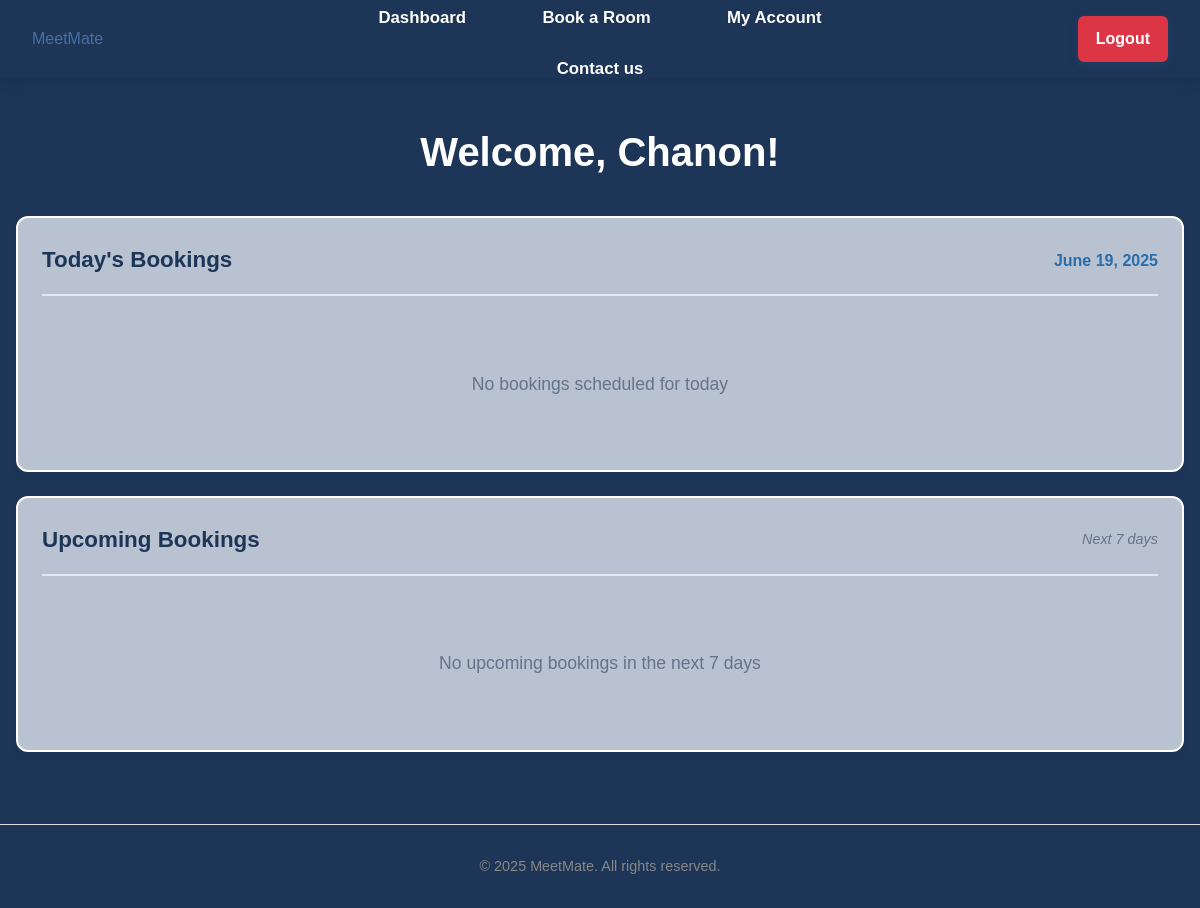
/dashboard (signed in), run on an earlier commit of the app's database.
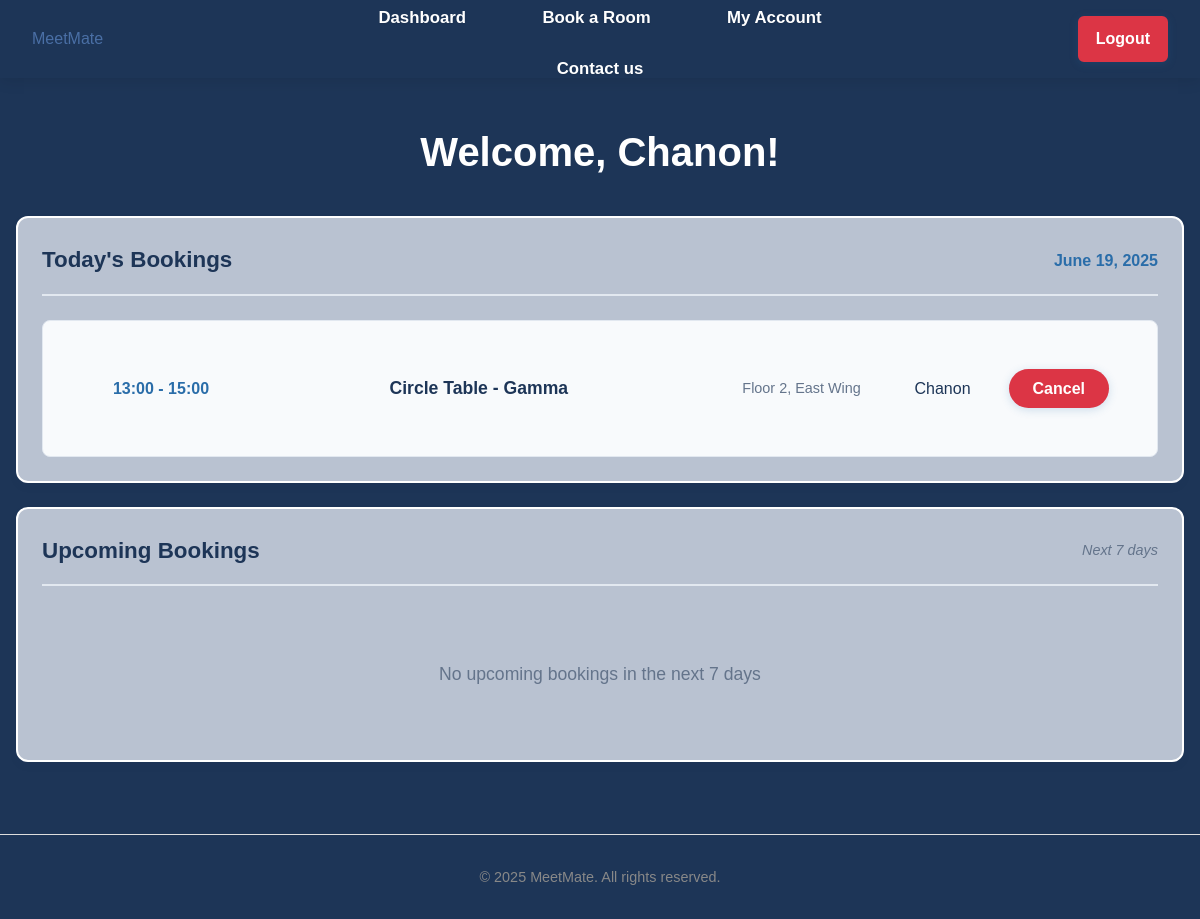
And on a later commit of the database.
### tables this page shows
CREATE TABLE bookings (
                id INTEGER PRIMARY KEY AUTOINCREMENT,
                user_id INTEGER NOT NULL,
                room_id INTEGER NOT NULL,
                date TEXT NOT NULL,
                time_start TEXT NOT NULL,
                time_end TEXT NOT NULL,
                booking_admin_id INTEGER,
                notes TEXT,
                FOREIGN KEY (user_id) REFERENCES users (id),
                FOREIGN KEY (room_id) REFERENCES rooms (id),
                FOREIGN KEY (booking_admin_id) REFERENCES users (id)
            );

CREATE TABLE rooms (
                id INTEGER PRIMARY KEY AUTOINCREMENT,
                name TEXT NOT NULL,
                location TEXT NOT NULL,
                capacity INTEGER NOT NULL,
                room_type TEXT DEFAULT 'conference'
            );

### app.py (the view)
@app.route('/dashboard')
@login_required
def dashboard():
    connection = get_database_connection()
    cursor = connection.cursor()
    user_id = session['user_id']
    now = datetime.now()
    current_date = now.date()
    current_time = now.time()
    today_bookings = []
    upcoming_bookings = []
    today_date = ''
    user_today_bookings = []
    user_upcoming_bookings = []
    if session.get('role') == 'admin':
        from datetime import date, timedelta
        today = date.today()
        today_str = today.strftime('%Y-%m-%d')
        today_date = today.strftime('%B %d, %Y')
        tomorrow = today + timedelta(days=1)
        next_week = today + timedelta(days=7)
        tomorrow_str = tomorrow.strftime('%Y-%m-%d')
        next_week_str = next_week.strftime('%Y-%m-%d')
        cursor.execute('''
            SELECT
                b.id,
                b.date,
                b.time_start,
                b.time_end,
                b.notes,
                u.username,
                r.name as room_name,
                admin.username as admin_name
            FROM bookings b
            JOIN users u ON b.user_id = u.id
            JOIN rooms r ON b.room_id = r.id
            LEFT JOIN users admin ON b.booking_admin_id = admin.id
            WHERE b.date = ?
            ORDER BY b.time_start
        ''', (today_str,))
        for row in cursor.fetchall():
            booking = dict(row)
            if booking['admin_name']:
                booking['booked_by'] = f"Admin: {booking['admin_name']}"
            else:
                booking['booked_by'] = "Self"
            booking_date = date.fromisoformat(booking['date'])
            booking_start_time = time.fromisoformat(booking['time_start'] + ':00' if len(booking['time_start']) == 5 else booking['time_start'])
            if booking_date == current_date:
                booking['can_cancel'] = current_time < booking_start_time
                booking['status'] = 'Complete' if current_time >= booking_start_time else None
            else:
                booking['can_cancel'] = True
                booking['status'] = None
            today_bookings.append(booking)
        cursor.execute('''
            SELECT
                b.id,
                b.date,
                b.time_start,
                b.time_end,
                b.notes,
                u.username,
                r.name as room_name,
                admin.username as admin_name
            FROM bookings b
            JOIN users u ON b.user_id = u.id
            JOIN rooms r ON b.room_id = r.id
            LEFT JOIN users admin ON b.booking_admin_id = admin.id
            WHERE b.date >= ? AND b.date <= ?
            ORDER BY b.date, b.time_start
            LIMIT 10
        ''', (tomorrow_str, next_week_str))
        for row in cursor.fetchall():
            booking = dict(row)
            if booking['admin_name']:
                booking['booked_by'] = f"Admin: {booking['admin_name']}"
            else:
                booking['booked_by'] = "Self"
            booking_date = date.fromisoformat(booking['date'])
            booking['formatted_date'] = booking_date.strftime('%a, %b %d')
            booking['can_cancel'] = True
            booking['status'] = None
            upcoming_bookings.append(booking)
    else:
        from datetime import date, timedelta
        today = date.today()
        today_str = today.strftime('%Y-%m-%d')
        today_date = today.strftime('%B %d, %Y')
        tomorrow = today + timedelta(days=1)
        next_week = today + timedelta(days=7)
        tomorrow_str = tomorrow.strftime('%Y-%m-%d')
        next_week_str = next_week.strftime('%Y-%m-%d')
        cursor.execute('''
            SELECT
                b.id,
                b.date,
                b.time_start,
                b.time_end,
                b.notes,
                r.name as room_name,
                r.location as room_location
            FROM bookings b
            JOIN rooms r ON b.room_id = r.id
            WHERE b.user_id = ? AND b.date = ?
            ORDER BY b.time_start
        ''', (user_id, today_str))
        for row in cursor.fetchall():
            booking = dict(row)
            booking_date = date.fromisoformat(booking['date'])
            booking_start_time = time.fromisoformat(booking['time_start'] + ':00' if len(booking['time_start']) == 5 else booking['time_start'])
            if booking_date == current_date:
                booking['can_cancel'] = current_time < booking_start_time
                booking['status'] = 'Complete' if current_time >= booking_start_time else None
            else:
                booking['can_cancel'] = True
                booking['status'] = None
            user_today_bookings.append(booking)
        cursor.execute('''
            SELECT
                b.id,
                b.date,
                b.time_start,
                b.time_end,
                b.notes,
                r.name as room_name,
                r.location as room_location
            FROM bookings b
            JOIN rooms r ON b.room_id = r.id
            WHERE b.user_id = ? AND b.date >= ? AND b.date <= ?
            ORDER BY b.date, b.time_start
            LIMIT 10
        ''', (user_id, tomorrow_str, next_week_str))
        for row in cursor.fetchall():
            booking = dict(row)
            booking_date = date.fromisoformat(booking['date'])
            booking['formatted_date'] = booking_date.strftime('%a, %b %d')
            booking['can_cancel'] = True
            booking['status'] = None
            user_upcoming_bookings.append(booking)
    connection.close()
    return render_template('dashboard.html',
                         today_bookings=today_bookings,
                         today_date=today_date,
                         upcoming_bookings=upcoming_bookings,
                         user_today_bookings=user_today_bookings,
                         user_upcoming_bookings=user_upcoming_bookings)

### templates/dashboard.html (shortened to what this page needs)
{% extends "base.html" %}
{% block content %}
<div class="dashboard">
    <h1>Welcome, {{ session.username }}!</h1>
    {% if session.role == 'admin' %}
    <div class="dashboard-section">
        <div class="section-card">
            <div class="section-header">
                <h2>Today's Bookings</h2>
                <span class="date">{{ today_date }}</span>            </div>              {% if today_bookings %}
                <div class="bookings-list">{% for booking in today_bookings %}
                        <div class="booking-item">
                            <div class="booking-time">
                                {{ booking.time_start }} - {{ booking.time_end }}
                            </div>
                            <div class="booking-details">
                                <strong>{{ booking.room_name }}</strong>
                                {% if booking.notes %}
                                    <div class="booking-notes">{{ booking.notes }}</div>
                                {% endif %}
                            </div>
                            <div class="booking-name">
                                {{ booking.username }}
                            </div>
                            <div class="booking-actions">
                                {% if booking.can_cancel %}
                                    <a href="{{ url_for('cancel_booking', booking_id=booking.id) }}"
                                       class="btn btn-danger btn-small"
                                       onclick="return confirm('Are you sure you want to cancel this booking?')">
                                        Cancel
                                    </a>
                                {% elif booking.status == 'Complete' %}
                                    <div class="booking-status">
                                        <span class="status-completed">Complete</span>
                                    </div>
                                {% endif %}
                            </div>
                        </div>
                    {% endfor %}
                </div>            {% else %}
                <div class="no-bookings">
                    <p>No bookings scheduled for today</p>
                </div>
            {% endif %}
        </div>
    </div>
    <div class="dashboard-section">
        <div class="section-card">
            <div class="section-header">
                <h2>Upcoming Bookings</h2>
                <span class="subtitle">Next 7 days</span>            </div>              {% if upcoming_bookings %}
                <div class="bookings-list">{% for booking in upcoming_bookings %}
                        <div class="booking-item">
                            <div class="booking-date">
                                {{ booking.formatted_date }}
                            </div>
                            <div class="booking-time">
                                {{ booking.time_start }} - {{ booking.time_end }}
                            </div>
                            <div class="booking-details">
                                <strong>{{ booking.room_name }}</strong>
                                {% if booking.notes %}
                                    <div class="booking-notes">{{ booking.notes }}</div>
                                {% endif %}
                            </div>
                            <div class="booking-name">
                                {{ booking.username }}
                            </div>
                            <div class="booking-actions">
                                {% if booking.can_cancel %}
                                    <a href="{{ url_for('cancel_booking', booking_id=booking.id) }}"
                                       class="btn btn-danger btn-small"
                                       onclick="return confirm('Are you sure you want to cancel this booking?')">
                                        Cancel
                                    </a>
                                {% elif booking.status == 'Complete' %}
                                    <div class="booking-status">
                                        <span class="status-completed">Complete</span>
                                    </div>
                                {% endif %}
                            </div>
                        </div>
                    {% endfor %}
                </div>            {% else %}
                <div class="no-bookings">
                    <p>No upcoming bookings in the next 7 days</p>
                </div>
            {% endif %}
        </div>
    </div>
    {% else %}
    <div class="dashboard-section">
        <div class="section-card">
            <div class="section-header">
                <h2>Today's Bookings</h2>
                <span class="date">{{ today_date }}</span>            </div>              {% if user_today_bookings %}
                <div class="bookings-list">{% for booking in user_today_bookings %}                        <div class="booking-item">
                            <div class="booking-time">
                                {{ booking.time_start }} - {{ booking.time_end }}
                            </div>
                            <div class="booking-details">
                                <strong>{{ booking.room_name }}</strong>
                            </div>
                            <div class="booking-location">
                                {{ booking.room_location }}
                            </div>
                            <div class="booking-name">
                                {{ session.username }}
                            </div>
                            <div class="booking-actions">
                                {% if booking.can_cancel %}
                                    <a href="{{ url_for('cancel_booking', booking_id=booking.id) }}"
                                       class="btn btn-danger btn-small"
                                       onclick="return confirm('Are you sure you want to cancel this booking?')">
                                        Cancel
                                    </a>
                                {% elif booking.status == 'Complete' %}
                                    <div class="booking-status">
                                        <span class="status-completed">Complete</span>
                                    </div>
                                {% endif %}
                            </div>
                        </div>
                    {% endfor %}
                </div>            {% else %}
                <div class="no-bookings">
                    <p>No bookings scheduled for today</p>
                </div>
            {% endif %}
        </div>
    </div>
    <div class="dashboard-section">
        <div class="section-card">
            <div class="section-header">
                <h2>Upcoming Bookings</h2>
                <span class="subtitle">Next 7 days</span>            </div>              {% if user_upcoming_bookings %}
                <div class="bookings-list">{% for booking in user_upcoming_bookings %}                        <div class="booking-item">
                            <div class="booking-date">
                                {{ booking.formatted_date }}
                            </div>
                            <div class="booking-time">
                                {{ booking.time_start }} - {{ booking.time_end }}
                            </div>
                            <div class="booking-details">
                                <strong>{{ booking.room_name }}</strong>
                                {% if booking.notes %}
                                    <div class="booking-notes">{{ booking.notes }}</div>
                                {% endif %}
                            </div>
                            <div class="booking-location">
                                {{ booking.room_location }}
                            </div>
                            <div class="booking-name">
                                {{ session.username }}
                            </div>
                            <div class="booking-actions">
                                {% if booking.can_cancel %}
                                    <a href="{{ url_for('cancel_booking', booking_id=booking.id) }}"
                                       class="btn btn-danger btn-small"
                                       onclick="return confirm('Are you sure you want to cancel this booking?')">
                                        Cancel
                                    </a>
                                {% elif booking.status == 'Complete' %}
                                    <div class="booking-status">
                                        <span class="status-completed">Complete</span>
                                    </div>
                                {% endif %}
                            </div>
                        </div>
                    {% endfor %}
                </div>            {% else %}
                <div class="no-bookings">
                    <p>No upcoming bookings in the next 7 days</p>
                </div>
            {% endif %}
        </div>
    </div>
    {% endif %}
</div>
{% endblock %}

What changed in the data, as far as the page shows it:
added bookings: date "June 19, 2025", time_start "13:00", time_end "15:00", room_name "Circle Table - Gamma", room_location "Floor 2, East Wing", username "Chanon"
Also different on the page:
{{ today_date }}: "June 19, 2025" → (not shown)
text no longer shown: "No bookings scheduled for today"
